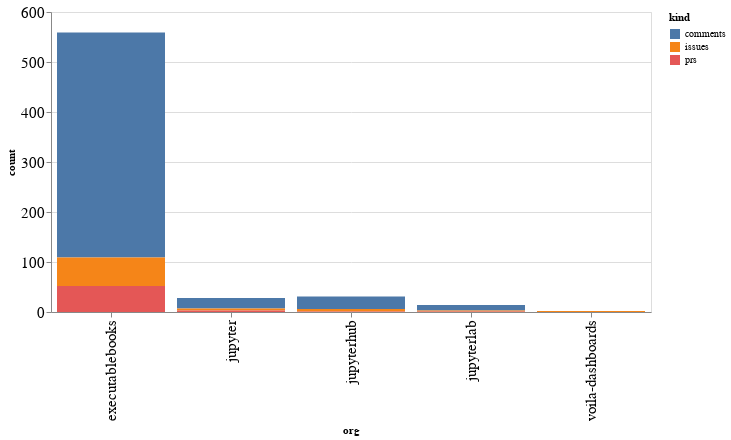

Source (notebook cell):
### Code cell
alt.Chart(org_summaries, width=600).mark_bar().encode(
    x='org',
    y='count',
    color='kind',
    tooltip="org"
)

### Figure 1 — Vega-Lite specification as saved in the notebook (floating-point values rounded to 4 significant figures)
{"config": {"axisLeft": {"labelFontSize": 15}, "axisBottom": {"labelFontSize": 15}}, "data": {"name": "data-c04f88b28a7682b4f062fc8ff57c5f77"}, "mark": "bar", "encoding": {"color": {"type": "nominal", "field": "kind"}, "tooltip": {"type": "nominal", "field": "org"}, "x": {"type": "nominal", "field": "org"}, "y": {"type": "quantitative", "field": "count"}}, "width": 600, "$schema": "https://vega.github.io/schema/vega-lite/v4.8.1.json", "datasets": {"data-c04f88b28a7682b4f062fc8ff57c5f77": [{"org": "executablebooks", "kind": "comments", "count": 450}, {"org": "executablebooks", "kind": "issues", "count": 57}, {"org": "executablebooks", "kind": "prs", "count": 52}, {"org": "jupyter", "kind": "comments", "count": 21}, {"org": "jupyter", "kind": "issues", "count": 4}, {"org": "jupyter", "kind": "prs", "count": 3}, {"org": "jupyterhub", "kind": "comments", "count": 25}, {"org": "jupyterhub", "kind": "issues", "count": 5}, {"org": "jupyterhub", "kind": "prs", "count": 1}, {"org": "jupyterlab", "kind": "comments", "count": 11}, {"org": "jupyterlab", "kind": "issues", "count": 2}, {"org": "jupyterlab", "kind": "prs", "count": 1}, {"org": "voila-dashboards", "kind": "issues", "count": 2}]}}
